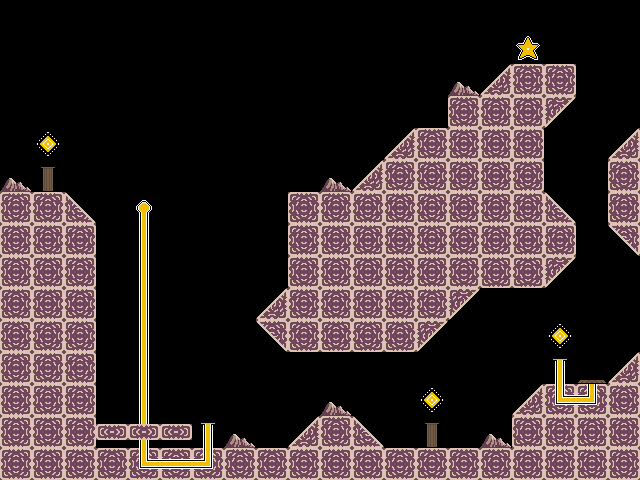

Tiled map render using the project's own tile images. Description and the whole map definition, tile-layer contents included, below:
An orthogonal 20x15 tile map with 32x32 px tiles, 8 tile layers (Background, Ground, Platform, Walls, ...).

<map version="1.10" tiledversion="1.11.0" orientation="orthogonal" renderorder="right-down" width="20" height="15" tilewidth="32" tileheight="32" infinite="0" nextlayerid="11" nextobjectid="1">
 <tileset firstgid="1" source="../Tilesets/stargame_tilesets-Sheet.tsx" />
 <layer id="10" name="Background" width="20" height="15">
  <data encoding="csv">
0,0,0,0,0,0,0,0,0,0,0,0,0,0,0,0,0,0,0,0,
0,0,0,0,0,0,0,0,0,0,0,0,0,0,0,0,0,0,0,0,
0,0,0,0,0,0,0,0,0,0,0,0,0,0,26,0,0,0,0,0,
0,0,0,0,0,0,0,0,0,0,0,0,0,0,0,0,0,0,0,0,
0,0,0,0,0,0,0,0,0,0,0,0,0,0,0,0,0,0,0,0,
26,28,0,0,0,0,0,0,0,0,26,0,0,0,0,0,0,0,0,0,
0,0,0,0,0,0,0,0,0,0,0,0,0,0,0,0,0,0,0,0,
0,0,0,0,0,0,0,0,0,0,0,0,0,0,0,0,0,0,0,0,
0,0,0,0,0,0,0,0,0,0,0,0,0,0,0,0,0,0,0,0,
0,0,0,0,0,0,0,0,0,0,0,0,0,0,0,0,0,0,0,0,
0,0,0,0,0,0,0,0,0,0,0,0,0,0,0,0,0,0,0,0,
0,0,0,0,0,0,0,0,0,0,0,0,0,0,0,0,0,0,0,0,
0,0,0,0,0,0,0,0,0,0,26,0,0,0,0,0,0,0,0,0,
0,0,0,0,0,0,0,26,0,0,0,0,0,28,0,26,0,0,0,0,
0,0,0,0,0,0,0,0,0,0,0,0,0,0,0,0,0,0,0,0
</data>
 </layer>
 <layer id="2" name="Ground" width="20" height="15">
  <data encoding="csv">
0,0,0,0,0,0,0,0,0,0,0,0,0,0,0,0,0,0,0,0,
0,0,0,0,0,0,0,0,0,0,0,0,0,0,0,0,0,0,0,0,
0,0,0,0,0,0,0,0,0,0,0,0,0,0,0,1610612738,7,7,0,0,
0,0,0,0,0,0,0,0,0,0,0,0,0,0,7,7,7,2684354562,0,0,
0,0,0,0,0,0,0,0,0,0,0,0,1610612738,7,7,7,7,0,0,1610612738,
0,0,0,0,0,0,0,0,0,0,0,1610612738,7,7,7,7,7,0,0,7,
7,7,2,0,0,0,0,0,0,7,7,7,7,7,7,7,7,2,0,7,
7,7,7,0,0,0,0,0,0,7,7,7,7,7,7,7,7,7,0,3221225474,
7,7,7,0,0,0,0,0,0,7,7,7,7,7,7,7,7,2684354562,0,0,
7,7,7,0,0,0,0,0,1610612738,7,7,7,7,7,2684354562,0,0,0,0,0,
7,7,7,0,0,0,0,0,3221225474,7,7,7,7,2684354562,0,0,0,0,0,0,
7,7,7,0,0,0,0,0,0,0,0,0,0,0,0,0,0,0,0,1610612738,
7,7,7,0,0,0,0,0,0,0,0,0,0,0,0,0,1610612738,7,7,7,
7,7,7,0,0,0,0,0,0,1610612738,7,2,0,0,0,0,7,7,7,7,
7,7,7,7,7,7,7,7,7,7,7,7,7,7,7,7,7,7,7,7
</data>
 </layer>
 <layer id="3" name="Platform" width="20" height="15">
  <data encoding="csv">
0,0,0,0,0,0,0,0,0,0,0,0,0,0,0,0,0,0,0,0,
0,0,0,0,0,0,0,0,0,0,0,0,0,0,0,0,0,0,0,0,
0,0,0,0,0,0,0,0,0,0,0,0,0,0,0,0,0,0,0,0,
0,0,0,0,0,0,0,0,0,0,0,0,0,0,0,0,0,0,0,0,
0,0,0,0,0,0,0,0,0,0,0,0,0,0,0,0,0,0,0,0,
0,0,0,0,0,0,0,0,0,0,0,0,0,0,0,0,0,0,0,0,
0,0,0,0,0,0,0,0,0,0,0,0,0,0,0,0,0,0,0,0,
0,0,0,0,0,0,0,0,0,0,0,0,0,0,0,0,0,0,0,0,
0,0,0,0,0,0,0,0,0,0,0,0,0,0,0,0,0,0,0,0,
0,0,0,0,0,0,0,0,0,0,0,0,0,0,0,0,0,0,0,0,
0,0,0,0,0,0,0,0,0,0,0,0,0,0,0,0,0,0,0,0,
0,0,0,0,0,0,0,0,0,0,0,0,0,0,0,0,0,0,0,0,
0,0,0,0,0,0,0,0,0,0,0,0,0,0,0,0,0,0,0,0,
0,0,0,0,0,0,0,0,0,0,0,0,0,0,0,0,0,0,0,0,
0,0,0,0,0,0,0,0,0,0,0,0,0,0,0,0,0,0,0,0
</data>
 </layer>
 <layer id="4" name="Walls" width="20" height="15">
  <data encoding="csv">
0,0,0,0,0,0,0,0,0,0,0,0,0,0,0,0,0,0,0,0,
0,0,0,0,0,0,0,0,0,0,0,0,0,0,0,0,0,0,0,0,
0,0,0,0,0,0,0,0,0,0,0,0,0,0,0,0,0,0,0,0,
0,0,0,0,0,0,0,0,0,0,0,0,0,0,0,0,0,0,0,0,
0,0,0,0,0,0,0,0,0,0,0,0,0,0,0,0,0,0,0,0,
0,0,0,0,0,0,0,0,0,0,0,0,0,0,0,0,0,0,0,0,
0,0,0,0,0,0,0,0,0,0,0,0,0,0,0,0,0,0,0,0,
0,0,0,0,0,0,0,0,0,0,0,0,0,0,0,0,0,0,0,0,
0,0,0,0,0,0,0,0,0,0,0,0,0,0,0,0,0,0,0,0,
0,0,0,0,0,0,0,0,0,0,0,0,0,0,0,0,0,0,0,0,
0,0,0,0,0,0,0,0,0,0,0,0,0,0,0,0,0,0,0,0,
0,0,0,0,0,0,0,0,0,0,0,0,0,0,0,0,0,0,0,0,
0,0,0,0,0,0,0,0,0,0,0,0,0,0,0,0,0,0,0,0,
0,0,0,0,0,0,0,0,0,0,0,0,0,0,0,0,0,0,0,0,
0,0,0,0,0,0,0,0,0,0,0,0,0,0,0,0,0,0,0,0
</data>
 </layer>
 <layer id="5" name="Wire1" width="20" height="15">
  <data encoding="csv">
0,0,0,0,0,0,0,0,0,0,0,0,0,0,0,0,0,0,0,0,
0,0,0,0,0,0,0,0,0,0,0,0,0,0,0,0,0,0,0,0,
0,0,0,0,0,0,0,0,0,0,0,0,0,0,0,0,0,0,0,0,
0,0,0,0,0,0,0,0,0,0,0,0,0,0,0,0,0,0,0,0,
0,0,0,0,0,0,0,0,0,0,0,0,0,0,0,0,0,0,0,0,
0,0,0,0,0,0,0,0,0,0,0,0,0,0,0,0,0,0,0,0,
0,0,0,0,16,0,0,0,0,0,0,0,0,0,0,0,0,0,0,0,
0,0,0,0,17,0,0,0,0,0,0,0,0,0,0,0,0,0,0,0,
0,0,0,0,17,0,0,0,0,0,0,0,0,0,0,0,0,0,0,0,
0,0,0,0,17,0,0,0,0,0,0,0,0,0,0,0,0,0,0,0,
0,0,0,0,17,0,0,0,0,0,0,0,0,0,0,0,0,0,0,0,
0,0,0,0,17,0,0,0,0,0,0,0,0,0,0,0,0,0,0,0,
0,0,0,0,17,0,0,0,0,0,0,0,0,0,0,0,0,1610612755,3221225491,0,
0,0,0,0,17,0,0,0,0,0,0,0,0,0,0,0,0,0,0,0,
0,0,0,0,1610612755,1610612753,3221225491,0,0,0,0,0,0,0,0,0,0,0,0,0
</data>
 </layer>
 <layer id="6" name="Foreground" width="20" height="15">
  <data encoding="csv">
0,0,0,0,0,0,0,0,0,0,0,0,0,0,0,0,0,0,0,0,
0,0,0,0,0,0,0,0,0,0,0,0,0,0,0,0,0,0,0,0,
0,0,0,0,0,0,0,0,0,0,0,0,0,0,0,0,0,0,0,0,
0,0,0,0,0,0,0,0,0,0,0,0,0,0,0,0,0,0,0,0,
0,0,0,0,0,0,0,0,0,0,0,0,0,0,0,0,0,0,0,0,
0,0,0,0,0,0,0,0,0,0,0,0,0,0,0,0,0,0,0,0,
0,0,0,0,0,0,0,0,0,0,0,0,0,0,0,0,0,0,0,0,
0,0,0,0,0,0,0,0,0,0,0,0,0,0,0,0,0,0,0,0,
0,0,0,0,0,0,0,0,0,0,0,0,0,0,0,0,0,0,0,0,
0,0,0,0,0,0,0,0,0,0,0,0,0,0,0,0,0,0,0,0,
0,0,0,0,0,0,0,0,0,0,0,0,0,0,0,0,0,0,0,0,
0,0,0,0,0,0,0,0,0,0,0,0,0,0,0,0,0,0,0,0,
0,0,0,0,0,0,0,0,0,0,0,0,0,0,0,0,0,0,0,0,
0,0,0,0,0,0,0,0,0,0,0,0,0,0,0,0,0,0,0,0,
0,0,0,0,0,0,0,0,0,0,0,0,0,0,0,0,0,0,0,0
</data>
 </layer>
 <layer id="7" name="Stairs" width="20" height="15">
  <data encoding="csv">
0,0,0,0,0,0,0,0,0,0,0,0,0,0,0,0,0,0,0,0,
0,0,0,0,0,0,0,0,0,0,0,0,0,0,0,0,0,0,0,0,
0,0,0,0,0,0,0,0,0,0,0,0,0,0,0,0,0,0,0,0,
0,0,0,0,0,0,0,0,0,0,0,0,0,0,0,0,0,0,0,0,
0,0,0,0,0,0,0,0,0,0,0,0,0,0,0,0,0,0,0,0,
0,0,0,0,0,0,0,0,0,0,0,0,0,0,0,0,0,0,0,0,
0,0,0,0,0,0,0,0,0,0,0,0,0,0,0,0,0,0,0,0,
0,0,0,0,0,0,0,0,0,0,0,0,0,0,0,0,0,0,0,0,
0,0,0,0,0,0,0,0,0,0,0,0,0,0,0,0,0,0,0,0,
0,0,0,0,0,0,0,0,0,0,0,0,0,0,0,0,0,0,0,0,
0,0,0,0,0,0,0,0,0,0,0,0,0,0,0,0,0,0,0,0,
0,0,0,0,0,0,0,0,0,0,0,0,0,0,0,0,0,0,0,0,
0,0,0,0,0,0,0,0,0,0,0,0,0,0,0,0,0,0,0,0,
0,0,0,0,0,0,0,0,0,0,0,0,0,0,0,0,0,0,0,0,
0,0,0,0,0,0,0,0,0,0,0,0,0,0,0,0,0,0,0,0
</data>
 </layer>
 <layer id="8" name="Objects" width="20" height="15">
  <data encoding="csv">
0,0,0,0,0,0,0,0,0,0,0,0,0,0,0,0,0,0,0,0,
0,0,0,0,0,0,0,0,0,0,0,0,0,0,0,0,33,0,0,0,
0,0,0,0,0,0,0,0,0,0,0,0,0,0,0,0,0,0,0,0,
0,0,0,0,0,0,0,0,0,0,0,0,0,0,0,0,0,0,0,0,
0,29,0,0,0,0,0,0,0,0,0,0,0,0,0,0,0,0,0,0,
0,0,0,0,0,0,0,0,0,0,0,0,0,0,0,0,0,0,0,0,
0,0,0,0,0,0,0,0,0,0,0,0,0,0,0,0,0,0,0,0,
0,0,0,0,0,0,0,0,0,0,0,0,0,0,0,0,0,0,0,0,
0,0,0,0,0,0,0,0,0,0,0,0,0,0,0,0,0,0,0,0,
0,0,0,0,0,0,0,0,0,0,0,0,0,0,0,0,0,0,0,0,
0,0,0,0,0,0,0,0,0,0,0,0,0,0,0,0,0,29,0,0,
0,0,0,0,0,0,0,0,0,0,0,0,0,0,0,0,0,42,43,0,
0,0,0,0,0,0,0,0,0,0,0,0,0,29,0,0,0,0,0,0,
0,0,0,12,12,12,42,0,0,0,0,0,0,0,0,0,0,0,0,0,
0,0,0,0,0,0,0,0,0,0,0,0,0,0,0,0,0,0,0,0
</data>
 </layer>
</map>
